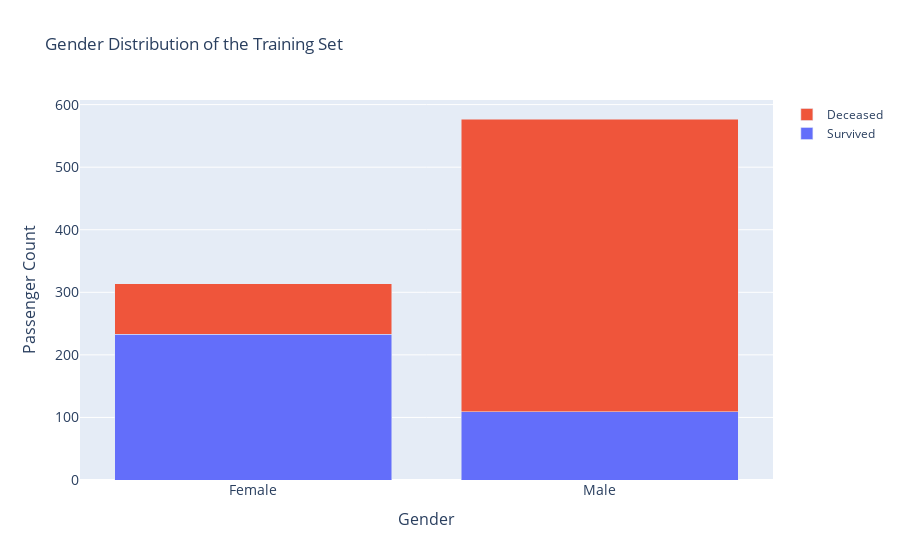

The notebook cell saved with this chart:
### Markdown cell above
### The Sex Feature
This feature indicates whether the passenger was male or female.  We suspect women will have a much higher survival rate.

### Code cell
survival_plot(train_df,
                 col='Sex',
                 x_vals=['female','male'],
                 x_labels=['Female','Male'],
                 plot_title='Gender Distribution of the Training Set',
                 xaxis_title='Gender',
                 yaxis_title='Passenger Count')

### Figure 1 — Plotly figure (JSON) as saved in the notebook; plotly's stock layout.template omitted (floating-point values rounded to 4 significant figures)
{"data": [{"customdata": [74.2, 18.89], "hovertemplate": "%{customdata:.2f}%", "name": "Survived", "type": "bar", "x": ["Female", "Male"], "y": [233, 109]}, {"customdata": [25.8, 81.11], "hovertemplate": "%{customdata:.2f}%", "name": "Deceased", "type": "bar", "x": ["Female", "Male"], "y": [81, 468]}], "layout": {"autosize": true, "barmode": "stack", "title": {"text": "Gender Distribution of the Training Set"}, "xaxis": {"autorange": true, "range": [-0.5, 1.5], "tickfont": {"size": 14}, "title": {"font": {"size": 16}, "text": "Gender"}, "type": "category"}, "yaxis": {"autorange": true, "range": [0, 607.4], "tickfont": {"size": 14}, "title": {"font": {"size": 16}, "text": "Passenger Count"}, "type": "linear"}}}
